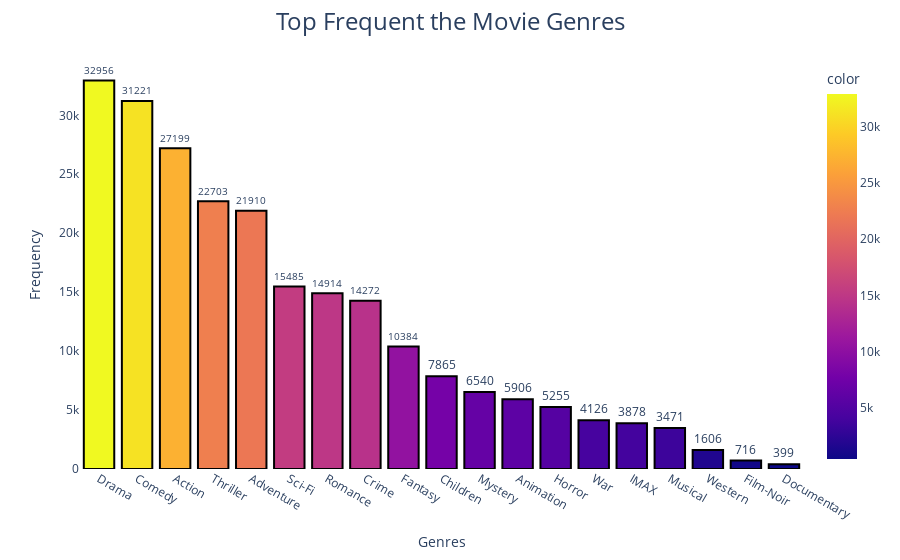

Source (notebook cell):
### Code cell
fig = px.bar(genres_value_counts, x=genres_value_counts.index, y=genres_value_counts, text=genres_value_counts,
             labels={
                 "index": "Genres",
                 'y': 'Frequency'},
             color=genres_value_counts
             )
fig.update_traces(textposition='outside')
fig.update_layout(title_text='Top Frequent the Movie Genres',
                  title_x=0.5, title_font=dict(size=24))
fig.update_traces(marker=dict(line=dict(color='#000000', width=2)))
fig.update_layout({'plot_bgcolor': 'rgba(0, 0, 0, 0)'})
fig.show()

### Figure 1 — Plotly figure (JSON) as saved in the notebook; plotly's stock layout.template omitted (floating-point values rounded to 4 significant figures)
{"data": [{"alignmentgroup": "True", "hovertemplate": "Genres=%{x}<br>Frequency=%{y}<br>text=%{text}<br>color=%{marker.color}<extra></extra>", "legendgroup": "", "marker": {"color": [32956, 31221, 27199, 22703, 21910, 15485, 14914, 14272, 10384, 7865, 6540, 5906, 5255, 4126, 3878, 3471, 1606, 716, 399], "coloraxis": "coloraxis", "line": {"color": "#000000", "width": 2}, "pattern": {"shape": ""}}, "name": "", "offsetgroup": "", "orientation": "v", "showlegend": false, "text": [32956, 31221, 27199, 22703, 21910, 15485, 14914, 14272, 10384, 7865, 6540, 5906, 5255, 4126, 3878, 3471, 1606, 716, 399], "textposition": "outside", "type": "bar", "x": ["Drama", "Comedy", "Action", "Thriller", "Adventure", "Sci-Fi", "Romance", "Crime", "Fantasy", "Children", "Mystery", "Animation", "Horror", "War", "IMAX", "Musical", "Western", "Film-Noir", "Documentary"], "xaxis": "x", "y": [32956, 31221, 27199, 22703, 21910, 15485, 14914, 14272, 10384, 7865, 6540, 5906, 5255, 4126, 3878, 3471, 1606, 716, 399], "yaxis": "y"}], "layout": {"barmode": "relative", "coloraxis": {"colorbar": {"title": {"text": "color"}}, "colorscale": [[0, "#0d0887"], [0.1111, "#46039f"], [0.2222, "#7201a8"], [0.3333, "#9c179e"], [0.4444, "#bd3786"], [0.5556, "#d8576b"], [0.6667, "#ed7953"], [0.7778, "#fb9f3a"], [0.8889, "#fdca26"], [1, "#f0f921"]]}, "legend": {"tracegroupgap": 0}, "margin": {"t": 60}, "plot_bgcolor": "rgba(0, 0, 0, 0)", "title": {"font": {"size": 24}, "text": "Top Frequent the Movie Genres", "x": 0.5}, "xaxis": {"anchor": "y", "domain": [0, 1], "title": {"text": "Genres"}}, "yaxis": {"anchor": "x", "domain": [0, 1], "title": {"text": "Frequency"}}}}
